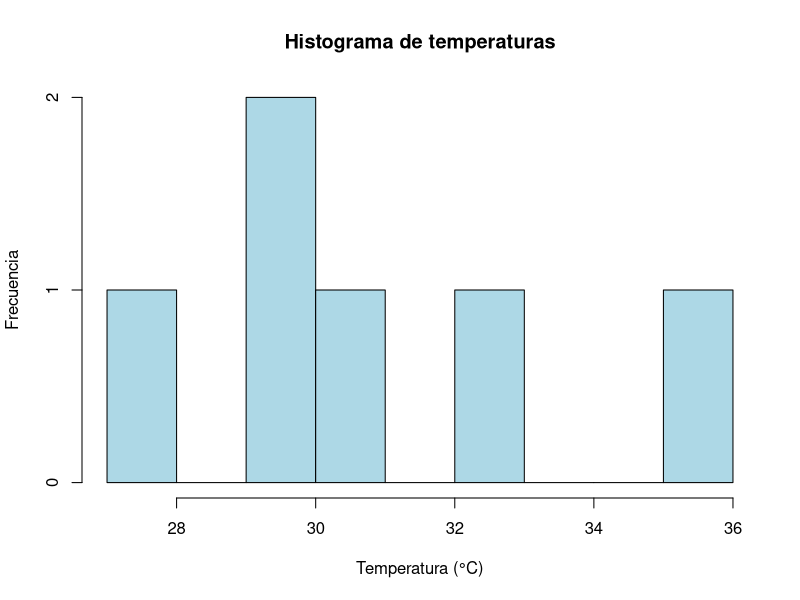
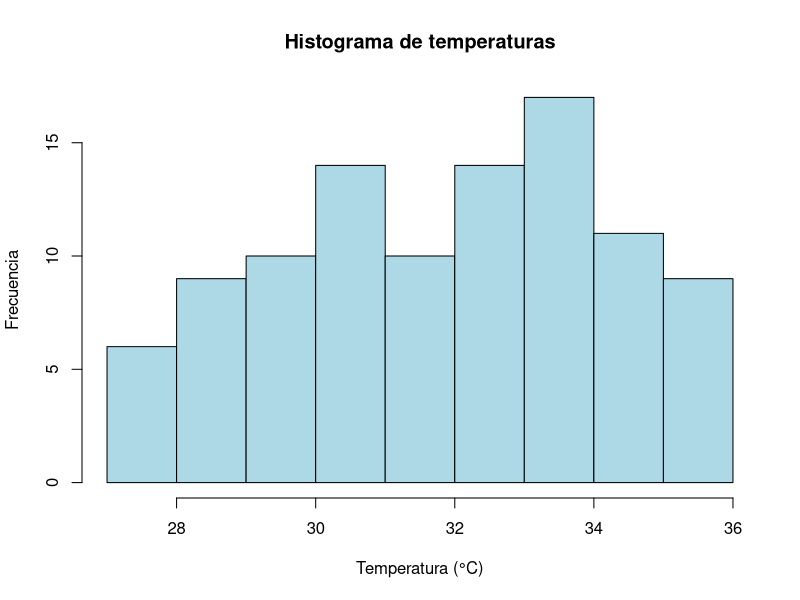
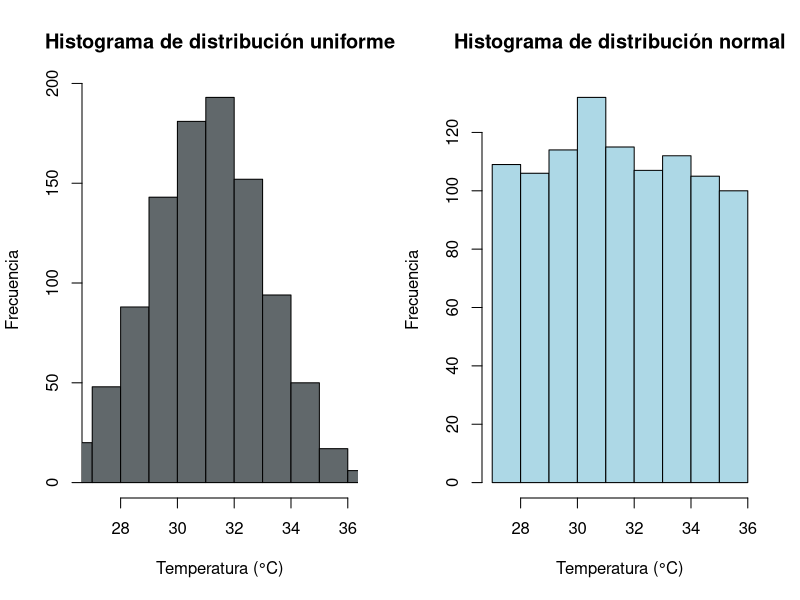
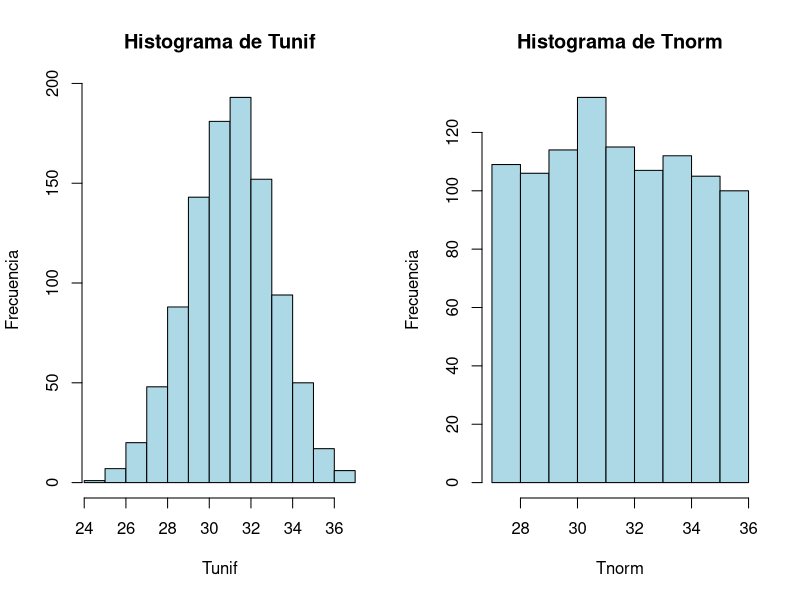

Source code (R) for these figures, in order:
temp <- c(29.8, 32.4, 35.3, 27.2, 29.3, 30.4)

hist(temp, 
     main = "Histograma de temperaturas",
     xlab = "Temperatura (°C)",
     ylab = "Frecuencia",
     col = "lightblue",
     border = "black",
     breaks = 9,
     xlim = c(27, 36))


#############################

temperaturas <- runif(100, min = 27, max = 36)

hist(temperaturas, 
     main = "Histograma de temperaturas",
     xlab = "Temperatura (°C)",
     ylab = "Frecuencia",
     col = "lightblue",
     border = "black",
     breaks = 9,
     xlim = c(27, 36))


#############################

temperatura1 <- data.frame(
  "Tunif" = rnorm(1000, mean = 31, sd = 2),
  "Tnorm" = runif(1000, min=27, max=36)
)


par(mfrow=c(1,2))
hist(temperatura1$Tunif, 
     main = "Histograma de distribución uniforme",
     xlab = "Temperatura (°C)",
     ylab = "Frecuencia",
     col = "#61686b",
     border = "black",
     breaks = 9,
     xlim = c(27, 36))
hist(temperatura1$Tnorm,
     main = "Histograma de distribución normal",
     xlab = "Temperatura (°C)",
     ylab = "Frecuencia",
     col = "lightblue",
     border = "black",
     breaks = 9,
     xlim = c(27, 36))


Histabla <- function(dataframe){
    for (i in 1:ncol(dataframe)){
        if (is.numeric(dataframe[, i])){
            hist(dataframe[, i], 
                 main = paste("Histograma de", colnames(dataframe)[i]),
                 xlab = colnames(dataframe)[i],
                 ylab = "Frecuencia",
                 col = "lightblue",
                 border = "black",
                 breaks = 9,
                 xlim = c(min(dataframe[,i]), max(dataframe[,i])))
        }
    }
       
}

Histabla(temperatura1)
